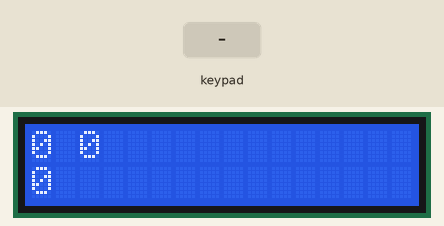
A sketch run on a simulated Arduino Uno, built with avr-gcc and run on an emulated ATmega328P. On the bench: 16×2 character LCD. The test bench sets the inputs (shaded band).

Above: at 2.2 s.
2.3 s: keypad keys 7 + 5 = pressed 0.4 s apart
At 4.4 s:
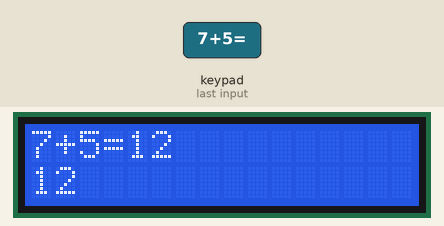
5.4 s: key '/' pressed
At 6.0 s:
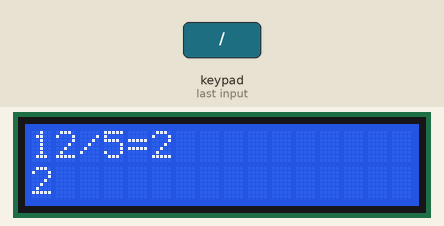
7.0 s: key '*' pressed
At 8.3 s:
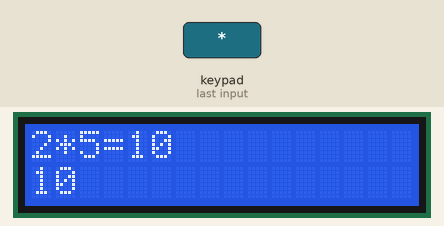
8.6 s: keypad keys 9 - 4 = pressed 0.4 s apart
At 9.6 s:
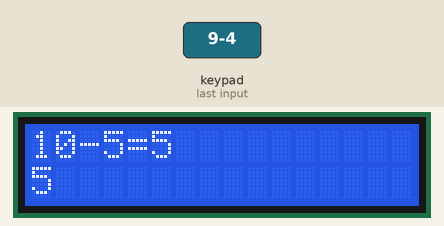
Timing chart, 0 to 11.6 s (numbered marks = the images above; inputs shaded):
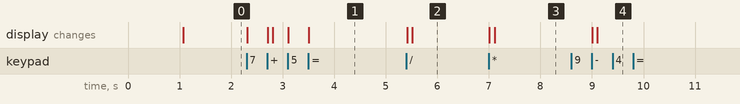

The sketch:

ardcalculator.a.ino
```cpp
#include<LiquidCrystal.h> //header file for lcd
#include<Keypad.h>       //header file for keypad
const byte ROWS=4;      // four rows
const byte COLS=4;      //four columns
char keys[ROWS][COLS]={   //define keymap
  {'7','8','9','/'},
  {'4','5','6','*'},
  {'1','2','3','-'},
  {'C','0','=','+'}
};
byte rowPins[ROWS]={7,6,5,4};  //connect keypad four rows to these arduino pins
byte colPins[COLS]={3,2,1,0};  //connect keypad four columns to these arduino pins
Keypad kpd = Keypad(makeKeymap(keys),rowPins,colPins,ROWS,COLS);  //create the keypad
const int rs=9, en=8, d4=13 ,d5=12 ,d6=11 ,d7=10;       //arduino pins which connected to lcd
LiquidCrystal lcd(rs,en,d4,d5,d6,d7);

int Num1,Num2,Number;
char key,action;
boolean result= false;

void setup() {
  lcd.begin(16,2);   //using 16*2 lcd display
  lcd.print("arduino"); // display a msg on lcd
  lcd.setCursor(0,1);    //set the cursor to column 0 and line 1 on lcd display
  lcd.print("calculator");  //then print this msg
  delay(1000);  //wait for display to show
  lcd.clear();  //then clear the msg
}
void loop() {
  key = kpd.getKey();//storing pressed key value
  if(key!=NO_KEY)
  DetectButtons();
  if(result==true)
  CalculateResult();
  DisplayResult();
}
void DetectButtons()
{
  lcd.clear();
  if(key=='C') //if cancle button is pressed
  {
    Serial.println("Button Cancle");
    Number=Num1=Num2=0;
    result=false;
  }


 if(key=='1')
  {
    Serial.println("Button 1");
    if(Number==0)
    Number=1;
    else
    Number=(Number*10)+1; //pressed twice
  }
   if(key=='4')
  {
    Serial.println("Button 4");
    if(Number==0)
    Number=4;
    else
    Number=(Number*10)+4; //pressed twice
  }
   if(key=='7')
  {
    Serial.println("Button 7");
    if(Number==0)
    Number=7;
    else
    Number=(Number*10)+7; //pressed twice
  }
   if(key=='0')
  {
    Serial.println("Button 0");
    if(Number==0)
    Number=0;
    else
    Number=(Number*10)+0; //pressed twice
  }
   if(key=='2')
  {
    Serial.println("Button 2");
    if(Number==0)
    Number=2;
    else
    Number=(Number*10)+2; //pressed twice
  }
   if(key=='5')
  {
    Serial.println("Button 5");
    if(Number==0)
    Number=5;
    else
    Number=(Number*10)+5; //pressed twice
  }
   if(key=='8')
  {
    Serial.println("Button 8");
    if(Number==0)
    Number=8;
    else
    Number=(Number*10)+8; //pressed twice
  }
   if(key=='=')
  {
    Serial.println("Button equal");
    Num2=Number;
    result=true;
  }
   if(key=='3')
  {
    Serial.println("Button 3");
    if(Number==0)
    Number=1;
    else
    Number=(Number*10)+3; //pressed twice
  }
   if(key=='6')
  {
    Serial.println("Button 6");
    if(Number==0)
    Number=6;
    else
    Number=(Number*10)+6; //pressed twice
  }
   if(key=='9')
  {
    Serial.println("Button 9");
    if(Number==0)
    Number=9;
    else
    Number=(Number*10)+9; //pressed twice
  }

  if (key=='+'||key=='-'||key=='*'||key=='/')
  {
    Num1=Number;
    Number=0;
    if(key=='+')
    {
      Serial.println("Addition");
      action='+';
    }
    if(key=='-')
    {
      Serial.println("Subtraction");
      action='-';
    }
     if(key=='*')
    {
      Serial.println("Multiplication");
      action='*';
    }
     if(key=='/')
    {
      Serial.println("division");
      action='/';
    }
    delay(100);
  }
}
void CalculateResult()
{
  if(action=='+')
    Number=Num1+Num2;
     if(action=='-')
    Number=Num1-Num2;
     if(action=='*')
    Number=Num1*Num2;
     if(action=='/')
    Number=Num1/Num2;
}
void DisplayResult()
{
  lcd.setCursor(0,0); //set the cursor to column 0 and line 1
  lcd.print(Num1);
  lcd.print(action);
  lcd.print(Num2);

  if(result==true)
  {
    lcd.print("=");
    lcd.print(Number); //display result
  }
  lcd.setCursor(0,1); //set the cursor to column 0 and line 2
  lcd.print(Number);  //display the result
}
```

Measured:
- after the input at 2.3 s, the display: first changes at once (image 1 shows a later state)
- after the input at 5.4 s, the display: first changes at once (image 2 shows a later state)
- after the input at 7.0 s, the display: first changes at once (image 3 shows a later state)
- after the input at 8.6 s, the display: first changes after 0.40 s (image 4 shows a later state)
